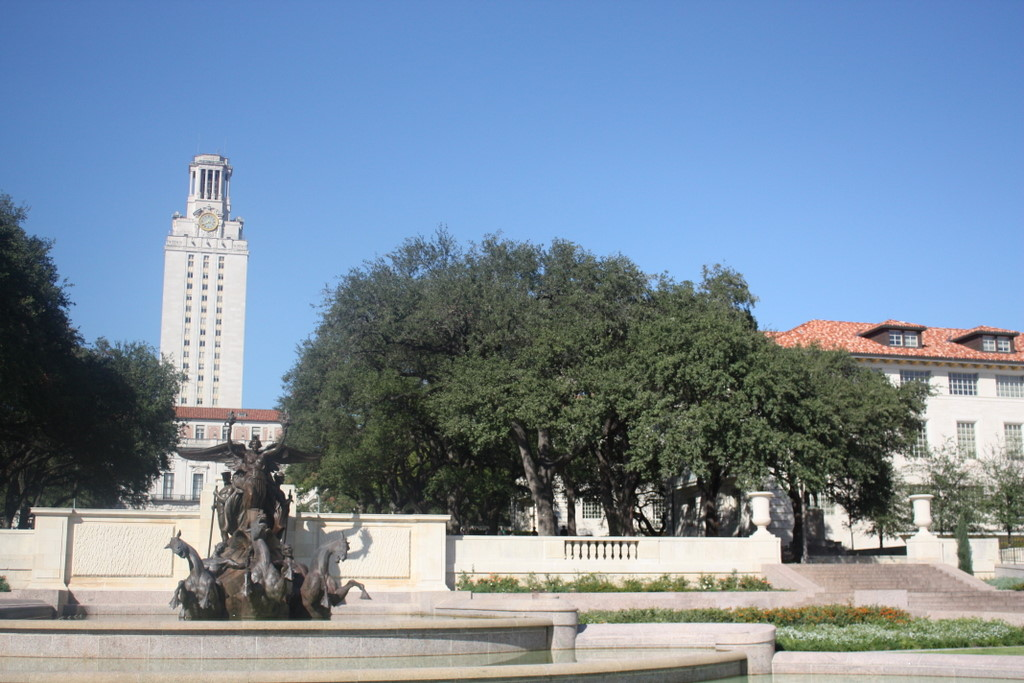
#> input picture data/uttower_left.jpg, 1024 x 683 px, found by its file name
$ jupyter execute --allow-errors Stitch_Two.ipynb
#> lines starting #> are read from the running program, lines starting #| are printed output that depends on the picture
[cell 1]
import cv2
import numpy as np
import matplotlib.pyplot as plt

First of all, We will create a function that stitch two images to get in touch with the algorithms and to master them:

To do this, We need first to have two images to stitch, we will use a uttower image and we will try to use the basic methods to stitch them:

1. Load both images, convert to double and to grayscale

[cell 2]
im1 = cv2.imread('uttower_left.jpg')
#> im1 is the input picture: shape (683, 1024, 3); mean B, G, R 159, 140, 121.7
im2 = cv2.imread('uttower_right.jpg')
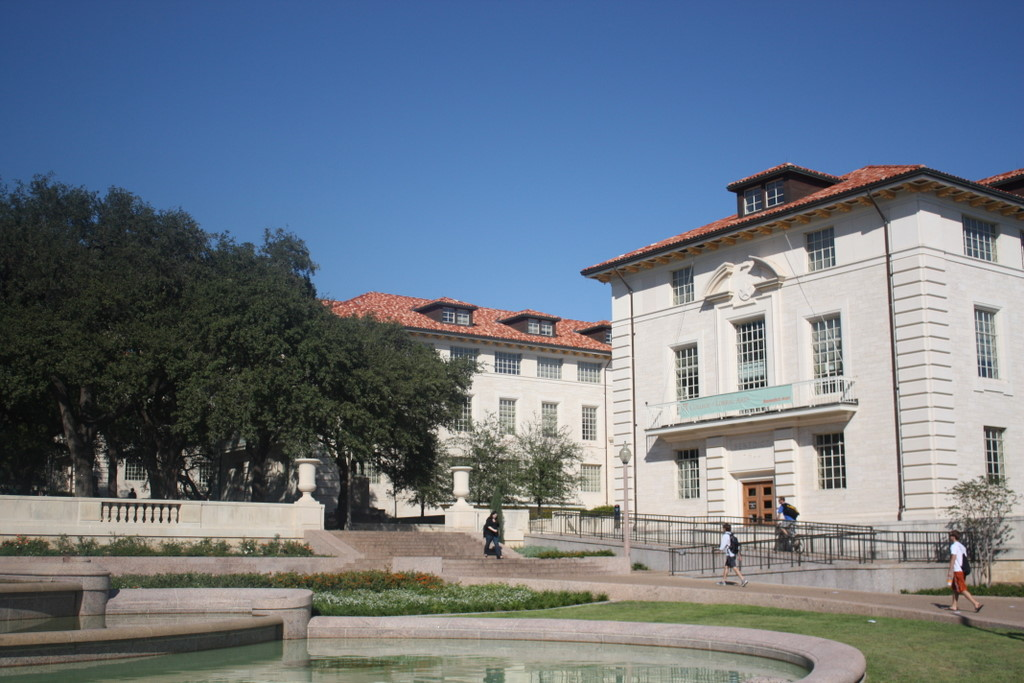
#> input picture data/uttower_right.jpg, 1024 x 683 px, found by its file name
#> im2 is the input picture: shape (683, 1024, 3); mean B, G, R 132, 118.9, 107.7

2. Detect feature points in both images. You can use the corner detector code provided (harris.m) or the blob detector
you have developed as part of the last homework. Report your choice. Display both the images alongwith the featre
points.

[cell 3]
MAX_FEATURES = 500
GOOD_MATCH_PERCENT = 0.15


def alignImages(im1, im2):

    # Convert images to grayscale
    im1Gray = cv2.cvtColor(im1, cv2.COLOR_BGR2GRAY)
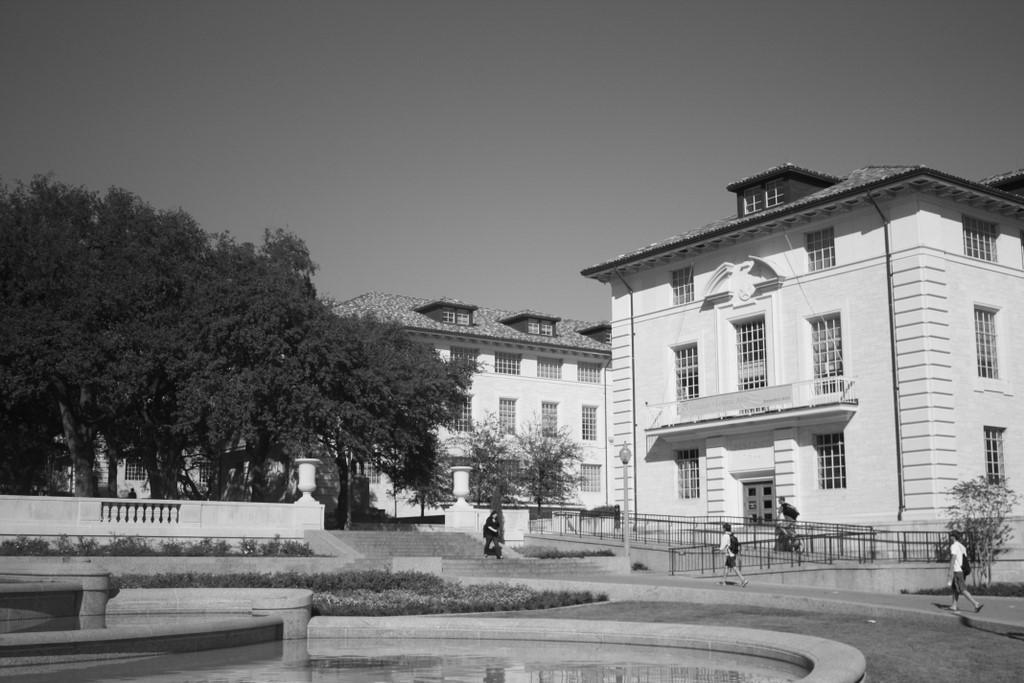
#> im1Gray: shape (683, 1024); min 3, max 253, mean 117
    im2Gray = cv2.cvtColor(im2, cv2.COLOR_BGR2GRAY)
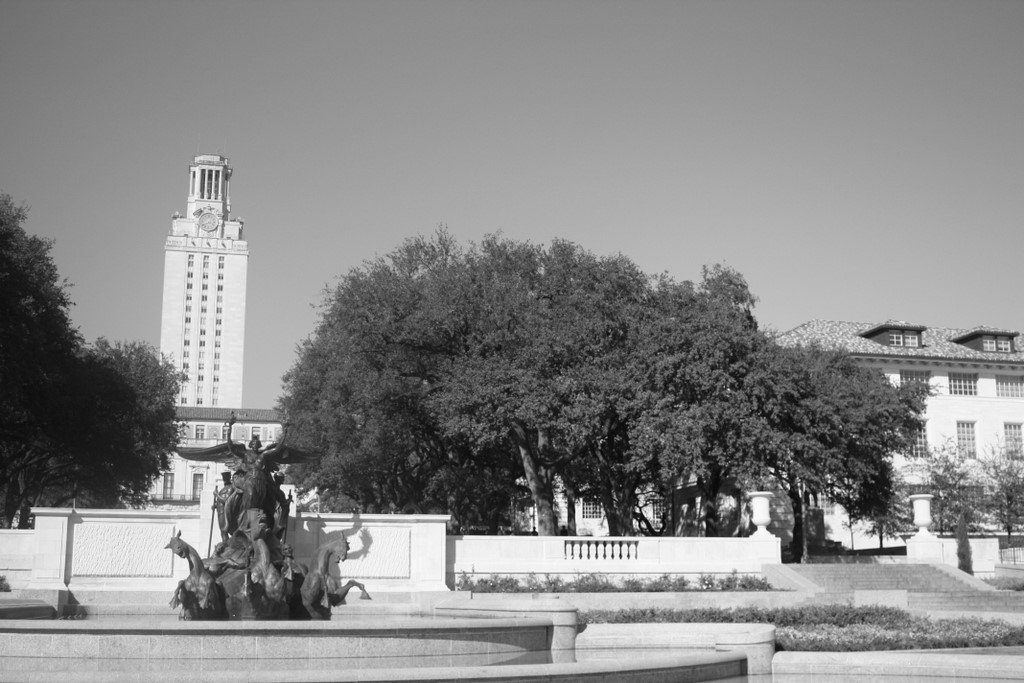
#> im2Gray: shape (683, 1024); min 2, max 255, mean 136.7

    # Detect ORB features and compute descriptors.
    orb = cv2.ORB_create(MAX_FEATURES)
    keypoints1, descriptors1 = orb.detectAndCompute(im1Gray, None)
#> keypoints1 = 500 keypoints; strongest (x, y, size): (751, 385, 31), (762, 383, 31), (443, 516, 31), (425, 514, 37.2)
    keypoints2, descriptors2 = orb.detectAndCompute(im2Gray, None)
#> keypoints2 = 500 keypoints; strongest (x, y, size): (534, 528, 31), (535, 533, 37.2), (637, 508, 31), (596, 544, 37.2)

    # Match features.
    matcher = cv2.DescriptorMatcher_create(cv2.DESCRIPTOR_MATCHER_BRUTEFORCE_HAMMING)
    matches = matcher.match(descriptors1, descriptors2, None)
#> matches = 500 matches

    # Sort matches by score
    matches.sort(key=lambda x: x.distance, reverse=False)

    # Remove not so good matches
    numGoodMatches = int(len(matches) * GOOD_MATCH_PERCENT)
    matches = matches[:numGoodMatches]

    # Draw top matches
    imMatches = cv2.drawMatches(im1, keypoints1, im2, keypoints2, matches, None)
    cv2.imwrite("matches.jpg", imMatches)

    # Extract location of good matches
    points1 = np.zeros((len(matches), 2), dtype=np.float32)
    points2 = np.zeros((len(matches), 2), dtype=np.float32)

    for i, match in enumerate(matches):
        points1[i, :] = keypoints1[match.queryIdx].pt
        points2[i, :] = keypoints2[match.trainIdx].pt

    # Find homography
    h, mask = cv2.findHomography(points1, points2, cv2.RANSAC)

    # Use homography
    height, width, channels = im2.shape
    im1Reg = cv2.warpPerspective(im1, h, (width, height))

    return im1Reg, h
